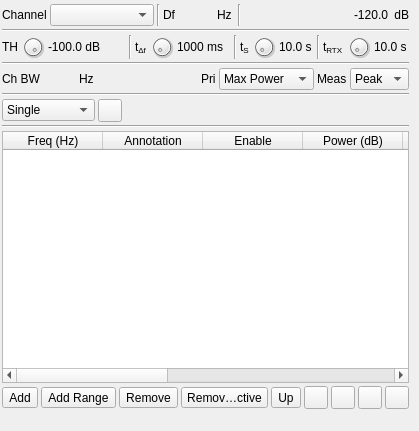
<?xml version="1.0" encoding="UTF-8"?>
<ui version="4.0">
 <class>FreqScannerGUI</class>
 <widget class="RollupContents" name="FreqScannerGUI">
  <property name="geometry">
   <rect>
    <x>0</x>
    <y>0</y>
    <width>419</width>
    <height>431</height>
   </rect>
  </property>
  <property name="sizePolicy">
   <sizepolicy hsizetype="Expanding" vsizetype="Expanding">
    <horstretch>0</horstretch>
    <verstretch>0</verstretch>
   </sizepolicy>
  </property>
  <property name="minimumSize">
   <size>
    <width>400</width>
    <height>0</height>
   </size>
  </property>
  <property name="font">
   <font>
    <family>Liberation Sans</family>
    <pointsize>9</pointsize>
   </font>
  </property>
  <property name="focusPolicy">
   <enum>Qt::FocusPolicy::StrongFocus</enum>
  </property>
  <property name="windowTitle">
   <string>Frequency Scanner</string>
  </property>
  <widget class="QWidget" name="settingsContainer" native="true">
   <property name="geometry">
    <rect>
     <x>0</x>
     <y>0</y>
     <width>411</width>
     <height>411</height>
    </rect>
   </property>
   <property name="sizePolicy">
    <sizepolicy hsizetype="Preferred" vsizetype="Expanding">
     <horstretch>0</horstretch>
     <verstretch>0</verstretch>
    </sizepolicy>
   </property>
   <property name="minimumSize">
    <size>
     <width>350</width>
     <height>0</height>
    </size>
   </property>
   <property name="windowTitle">
    <string>Settings</string>
   </property>
   <layout class="QVBoxLayout" name="verticalLayout">
    <property name="spacing">
     <number>3</number>
    </property>
    <property name="leftMargin">
     <number>2</number>
    </property>
    <property name="topMargin">
     <number>2</number>
    </property>
    <property name="rightMargin">
     <number>2</number>
    </property>
    <property name="bottomMargin">
     <number>2</number>
    </property>
    <item>
     <layout class="QHBoxLayout" name="powLayout">
      <property name="topMargin">
       <number>2</number>
      </property>
      <item>
       <widget class="QLabel" name="channelsLabel">
        <property name="text">
         <string>Channel</string>
        </property>
       </widget>
      </item>
      <item>
       <widget class="QComboBox" name="channels">
        <property name="sizePolicy">
         <sizepolicy hsizetype="Expanding" vsizetype="Fixed">
          <horstretch>0</horstretch>
          <verstretch>0</verstretch>
         </sizepolicy>
        </property>
        <property name="toolTip">
         <string>Channel to tune</string>
        </property>
       </widget>
      </item>
      <item>
       <widget class="Line" name="line_6">
        <property name="orientation">
         <enum>Qt::Orientation::Vertical</enum>
        </property>
       </widget>
      </item>
      <item>
       <widget class="QLabel" name="deltaFrequencyLabel">
        <property name="minimumSize">
         <size>
          <width>16</width>
          <height>0</height>
         </size>
        </property>
        <property name="text">
         <string>Df</string>
        </property>
       </widget>
      </item>
      <item>
       <widget class="ValueDialZ" name="deltaFrequency" native="true">
        <property name="sizePolicy">
         <sizepolicy hsizetype="Maximum" vsizetype="Maximum">
          <horstretch>0</horstretch>
          <verstretch>0</verstretch>
         </sizepolicy>
        </property>
        <property name="minimumSize">
         <size>
          <width>32</width>
          <height>16</height>
         </size>
        </property>
        <property name="font">
         <font>
          <family>Liberation Mono</family>
          <pointsize>12</pointsize>
         </font>
        </property>
        <property name="cursor">
         <cursorShape>PointingHandCursor</cursorShape>
        </property>
        <property name="focusPolicy">
         <enum>Qt::FocusPolicy::StrongFocus</enum>
        </property>
        <property name="toolTip">
         <string>Minimum demod shift frequency from center in Hz</string>
        </property>
       </widget>
      </item>
      <item>
       <widget class="QLabel" name="deltaUnits">
        <property name="text">
         <string>Hz </string>
        </property>
       </widget>
      </item>
      <item>
       <widget class="Line" name="line">
        <property name="orientation">
         <enum>Qt::Orientation::Vertical</enum>
        </property>
       </widget>
      </item>
      <item>
       <spacer name="horizontalSpacer">
        <property name="orientation">
         <enum>Qt::Orientation::Horizontal</enum>
        </property>
        <property name="sizeHint" stdset="0">
         <size>
          <width>40</width>
          <height>20</height>
         </size>
        </property>
       </spacer>
      </item>
      <item>
       <layout class="QHBoxLayout" name="channelPowerLayout">
        <item>
         <widget class="QLabel" name="channelPower">
          <property name="minimumSize">
           <size>
            <width>40</width>
            <height>0</height>
           </size>
          </property>
          <property name="toolTip">
           <string>Active frequency power </string>
          </property>
          <property name="layoutDirection">
           <enum>Qt::LayoutDirection::RightToLeft</enum>
          </property>
          <property name="text">
           <string>-120.0</string>
          </property>
          <property name="alignment">
           <set>Qt::AlignmentFlag::AlignRight|Qt::AlignmentFlag::AlignTrailing|Qt::AlignmentFlag::AlignVCenter</set>
          </property>
         </widget>
        </item>
        <item>
         <widget class="QLabel" name="channelPowerUnits">
          <property name="text">
           <string> dB</string>
          </property>
         </widget>
        </item>
       </layout>
      </item>
     </layout>
    </item>
    <item>
     <widget class="Line" name="line_7">
      <property name="orientation">
       <enum>Qt::Orientation::Horizontal</enum>
      </property>
     </widget>
    </item>
    <item>
     <layout class="QHBoxLayout" name="powerLayout">
      <item>
       <widget class="QLabel" name="threshLabel">
        <property name="text">
         <string>TH</string>
        </property>
       </widget>
      </item>
      <item>
       <widget class="QDial" name="thresh">
        <property name="maximumSize">
         <size>
          <width>24</width>
          <height>24</height>
         </size>
        </property>
        <property name="toolTip">
         <string>Power threshold in dB</string>
        </property>
        <property name="minimum">
         <number>-1200</number>
        </property>
        <property name="maximum">
         <number>0</number>
        </property>
        <property name="pageStep">
         <number>1</number>
        </property>
       </widget>
      </item>
      <item>
       <widget class="QLabel" name="threshText">
        <property name="minimumSize">
         <size>
          <width>55</width>
          <height>0</height>
         </size>
        </property>
        <property name="text">
         <string>-100.0 dB</string>
        </property>
       </widget>
      </item>
      <item>
       <spacer name="horizontalSpacer_3">
        <property name="orientation">
         <enum>Qt::Orientation::Horizontal</enum>
        </property>
        <property name="sizeHint" stdset="0">
         <size>
          <width>40</width>
          <height>20</height>
         </size>
        </property>
       </spacer>
      </item>
      <item>
       <widget class="Line" name="line_4">
        <property name="orientation">
         <enum>Qt::Orientation::Vertical</enum>
        </property>
       </widget>
      </item>
      <item>
       <widget class="QLabel" name="tuneTimeLabel">
        <property name="text">
         <string>t&lt;sub&gt;Δf&lt;/sub&gt;</string>
        </property>
       </widget>
      </item>
      <item>
       <widget class="QDial" name="tuneTime">
        <property name="maximumSize">
         <size>
          <width>24</width>
          <height>24</height>
         </size>
        </property>
        <property name="toolTip">
         <string>Time in milliseconds to wait before starting measurement after changing frequency</string>
        </property>
        <property name="minimum">
         <number>0</number>
        </property>
        <property name="maximum">
         <number>1000</number>
        </property>
        <property name="pageStep">
         <number>1</number>
        </property>
       </widget>
      </item>
      <item>
       <widget class="QLabel" name="tuneTimeText">
        <property name="minimumSize">
         <size>
          <width>54</width>
          <height>0</height>
         </size>
        </property>
        <property name="text">
         <string>1000 ms</string>
        </property>
       </widget>
      </item>
      <item>
       <widget class="Line" name="line_3">
        <property name="orientation">
         <enum>Qt::Orientation::Vertical</enum>
        </property>
       </widget>
      </item>
      <item>
       <widget class="QLabel" name="scanTimeLabel">
        <property name="text">
         <string>t&lt;sub&gt;S&lt;/sub&gt;</string>
        </property>
       </widget>
      </item>
      <item>
       <widget class="QDial" name="scanTime">
        <property name="maximumSize">
         <size>
          <width>24</width>
          <height>24</height>
         </size>
        </property>
        <property name="toolTip">
         <string>Scan power measurement time in seconds</string>
        </property>
        <property name="minimum">
         <number>1</number>
        </property>
        <property name="maximum">
         <number>100</number>
        </property>
        <property name="pageStep">
         <number>1</number>
        </property>
       </widget>
      </item>
      <item>
       <widget class="QLabel" name="scanTimeText">
        <property name="minimumSize">
         <size>
          <width>35</width>
          <height>0</height>
         </size>
        </property>
        <property name="text">
         <string>10.0 s</string>
        </property>
       </widget>
      </item>
      <item>
       <widget class="Line" name="line_2">
        <property name="orientation">
         <enum>Qt::Orientation::Vertical</enum>
        </property>
       </widget>
      </item>
      <item>
       <widget class="QLabel" name="retransmitTimeLabel">
        <property name="text">
         <string>t&lt;sub&gt;RTX&lt;/sub&gt;</string>
        </property>
       </widget>
      </item>
      <item>
       <widget class="QDial" name="retransmitTime">
        <property name="maximumSize">
         <size>
          <width>24</width>
          <height>24</height>
         </size>
        </property>
        <property name="toolTip">
         <string>Time in seconds to wait for frequency to become active again, before restarting scan</string>
        </property>
        <property name="minimum">
         <number>0</number>
        </property>
        <property name="maximum">
         <number>100</number>
        </property>
        <property name="pageStep">
         <number>1</number>
        </property>
       </widget>
      </item>
      <item>
       <widget class="QLabel" name="retransmitTimeText">
        <property name="minimumSize">
         <size>
          <width>35</width>
          <height>0</height>
         </size>
        </property>
        <property name="text">
         <string>10.0 s</string>
        </property>
       </widget>
      </item>
     </layout>
    </item>
    <item>
     <widget class="Line" name="line_5">
      <property name="orientation">
       <enum>Qt::Orientation::Horizontal</enum>
      </property>
     </widget>
    </item>
    <item>
     <layout class="QHBoxLayout" name="phySettingsLayout">
      <item>
       <widget class="QLabel" name="rfBWLabel">
        <property name="text">
         <string>Ch BW</string>
        </property>
       </widget>
      </item>
      <item>
       <widget class="ValueDialZ" name="channelBandwidth" native="true">
        <property name="sizePolicy">
         <sizepolicy hsizetype="Maximum" vsizetype="Maximum">
          <horstretch>0</horstretch>
          <verstretch>0</verstretch>
         </sizepolicy>
        </property>
        <property name="minimumSize">
         <size>
          <width>32</width>
          <height>16</height>
         </size>
        </property>
        <property name="font">
         <font>
          <family>Liberation Mono</family>
          <pointsize>12</pointsize>
         </font>
        </property>
        <property name="cursor">
         <cursorShape>PointingHandCursor</cursorShape>
        </property>
        <property name="focusPolicy">
         <enum>Qt::FocusPolicy::StrongFocus</enum>
        </property>
        <property name="toolTip">
         <string>Channel bandwidth</string>
        </property>
       </widget>
      </item>
      <item>
       <widget class="QLabel" name="rfBWUnits">
        <property name="text">
         <string>Hz</string>
        </property>
       </widget>
      </item>
      <item>
       <spacer name="horizontalSpacer_4">
        <property name="orientation">
         <enum>Qt::Orientation::Horizontal</enum>
        </property>
        <property name="sizeHint" stdset="0">
         <size>
          <width>40</width>
          <height>20</height>
         </size>
        </property>
       </spacer>
      </item>
      <item>
       <widget class="QLabel" name="priorityLabel">
        <property name="text">
         <string>Pri</string>
        </property>
       </widget>
      </item>
      <item>
       <widget class="QComboBox" name="priority">
        <property name="minimumSize">
         <size>
          <width>85</width>
          <height>0</height>
         </size>
        </property>
        <property name="toolTip">
         <string>Prioritisation. Select frequency with highest power or first in table.</string>
        </property>
        <item>
         <property name="text">
          <string>Max Power</string>
         </property>
        </item>
        <item>
         <property name="text">
          <string>Table Order</string>
         </property>
        </item>
       </widget>
      </item>
      <item>
       <widget class="QLabel" name="measurementLabel">
        <property name="text">
         <string>Meas</string>
        </property>
       </widget>
      </item>
      <item>
       <widget class="QComboBox" name="measurement">
        <property name="toolTip">
         <string>Whether the power measurement is the peak power within the channel or total channel power</string>
        </property>
        <item>
         <property name="text">
          <string>Peak</string>
         </property>
        </item>
        <item>
         <property name="text">
          <string>Total</string>
         </property>
        </item>
       </widget>
      </item>
     </layout>
    </item>
    <item>
     <widget class="Line" name="filterLine">
      <property name="orientation">
       <enum>Qt::Orientation::Horizontal</enum>
      </property>
     </widget>
    </item>
    <item>
     <layout class="QHBoxLayout" name="toolbarLayout">
      <item>
       <widget class="QComboBox" name="mode">
        <property name="minimumSize">
         <size>
          <width>90</width>
          <height>0</height>
         </size>
        </property>
        <property name="toolTip">
         <string>Run mode</string>
        </property>
        <property name="currentIndex">
         <number>0</number>
        </property>
        <item>
         <property name="text">
          <string>Single</string>
         </property>
        </item>
        <item>
         <property name="text">
          <string>Continuous</string>
         </property>
        </item>
        <item>
         <property name="text">
          <string>Scan-only</string>
         </property>
        </item>
        <item>
         <property name="text">
          <string>Multiplex</string>
         </property>
        </item>
       </widget>
      </item>
      <item>
       <widget class="ButtonSwitch" name="startStop">
        <property name="toolTip">
         <string>Start/stop frequency scanning</string>
        </property>
        <property name="text">
         <string/>
        </property>
        <property name="icon">
         <iconset resource="../../../sdrgui/resources/res.qrc">
          <normaloff>:/play.png</normaloff>
          <normalon>:/stop.png</normalon>:/play.png</iconset>
        </property>
       </widget>
      </item>
      <item>
       <widget class="QLabel" name="status">
        <property name="sizePolicy">
         <sizepolicy hsizetype="Expanding" vsizetype="Preferred">
          <horstretch>0</horstretch>
          <verstretch>0</verstretch>
         </sizepolicy>
        </property>
        <property name="text">
         <string/>
        </property>
       </widget>
      </item>
     </layout>
    </item>
    <item>
     <widget class="Line" name="line_8">
      <property name="orientation">
       <enum>Qt::Orientation::Horizontal</enum>
      </property>
     </widget>
    </item>
    <item>
     <layout class="QVBoxLayout" name="verticalLayout_2">
      <item>
       <widget class="QTableWidget" name="table">
        <column>
         <property name="text">
          <string>Freq (Hz)</string>
         </property>
         <property name="toolTip">
          <string>Center frequency in Hertz of the channel</string>
         </property>
        </column>
        <column>
         <property name="text">
          <string>Annotation</string>
         </property>
        </column>
        <column>
         <property name="text">
          <string>Enable</string>
         </property>
         <property name="toolTip">
          <string>Whether the channel is enabled</string>
         </property>
        </column>
        <column>
         <property name="text">
          <string>Power (dB)</string>
         </property>
         <property name="toolTip">
          <string>Channel power in decibels during the previous scan</string>
         </property>
        </column>
        <column>
         <property name="text">
          <string>Active Count</string>
         </property>
         <property name="toolTip">
          <string>Count of the number of times the channel is active when scanned</string>
         </property>
        </column>
        <column>
         <property name="text">
          <string>Notes</string>
         </property>
         <property name="toolTip">
          <string>User notes about this frequency</string>
         </property>
        </column>
        <column>
         <property name="text">
          <string>Channel</string>
         </property>
         <property name="toolTip">
          <string>Frequency specific channel to tune

Leave blank for common setting</string>
         </property>
        </column>
        <column>
         <property name="text">
          <string>Ch BW (Hz)</string>
         </property>
         <property name="toolTip">
          <string>Frequency specific channel BW

Leave blank to use common setting</string>
         </property>
        </column>
        <column>
         <property name="text">
          <string>TH (dB)</string>
         </property>
         <property name="toolTip">
          <string>Frequency specific threshold in dB

Leave blank to use common setting</string>
         </property>
        </column>
        <column>
         <property name="text">
          <string>Sq (dB)</string>
         </property>
         <property name="toolTip">
          <string>Frequency specific squelch in dB

Leave blank for no adjustment</string>
         </property>
        </column>
       </widget>
      </item>
      <item>
       <layout class="QHBoxLayout" name="horizontalLayout">
        <item>
         <widget class="QToolButton" name="addSingle">
          <property name="toolTip">
           <string>Add a single frequency</string>
          </property>
          <property name="text">
           <string>Add</string>
          </property>
         </widget>
        </item>
        <item>
         <widget class="QToolButton" name="addRange">
          <property name="toolTip">
           <string>Add a range of frequencies</string>
          </property>
          <property name="text">
           <string>Add Range</string>
          </property>
         </widget>
        </item>
        <item>
         <widget class="QToolButton" name="remove">
          <property name="toolTip">
           <string>Remove selected items</string>
          </property>
          <property name="text">
           <string>Remove</string>
          </property>
         </widget>
        </item>
        <item>
         <widget class="QToolButton" name="removeInactive">
          <property name="toolTip">
           <string>Remove rows with Active Count of 0</string>
          </property>
          <property name="text">
           <string>Remove Inactive</string>
          </property>
         </widget>
        </item>
        <item>
         <widget class="QToolButton" name="up">
          <property name="toolTip">
           <string>Move selected rows up</string>
          </property>
          <property name="text">
           <string>Up</string>
          </property>
          <property name="icon">
           <iconset resource="../../../sdrgui/resources/res.qrc">
            <normaloff>:/arrow_up.png</normaloff>:/arrow_up.png</iconset>
          </property>
         </widget>
        </item>
        <item>
         <widget class="QToolButton" name="down">
          <property name="toolTip">
           <string>Move selected rows down</string>
          </property>
          <property name="text">
           <string/>
          </property>
          <property name="icon">
           <iconset resource="../../../sdrgui/resources/res.qrc">
            <normaloff>:/arrow_down.png</normaloff>:/arrow_down.png</iconset>
          </property>
         </widget>
        </item>
        <item>
         <widget class="QToolButton" name="importFreqs">
          <property name="toolTip">
           <string>Import frequencies from .csv file</string>
          </property>
          <property name="text">
           <string/>
          </property>
          <property name="icon">
           <iconset resource="../../../sdrgui/resources/res.qrc">
            <normaloff>:/import.png</normaloff>:/import.png</iconset>
          </property>
         </widget>
        </item>
        <item>
         <widget class="QToolButton" name="exportFreqs">
          <property name="toolTip">
           <string>Export frequencies from .csv file</string>
          </property>
          <property name="text">
           <string/>
          </property>
          <property name="icon">
           <iconset resource="../../../sdrgui/resources/res.qrc">
            <normaloff>:/export.png</normaloff>:/export.png</iconset>
          </property>
         </widget>
        </item>
        <item>
         <spacer name="horizontalSpacer_2">
          <property name="orientation">
           <enum>Qt::Orientation::Horizontal</enum>
          </property>
          <property name="sizeHint" stdset="0">
           <size>
            <width>40</width>
            <height>20</height>
           </size>
          </property>
         </spacer>
        </item>
        <item>
         <widget class="QToolButton" name="clearActiveCount">
          <property name="toolTip">
           <string>Clear Active Count in all rows</string>
          </property>
          <property name="text">
           <string/>
          </property>
          <property name="icon">
           <iconset resource="../../../sdrgui/resources/res.qrc">
            <normaloff>:/bin.png</normaloff>:/bin.png</iconset>
          </property>
         </widget>
        </item>
       </layout>
      </item>
     </layout>
    </item>
   </layout>
  </widget>
 </widget>
 <customwidgets>
  <customwidget>
   <class>ButtonSwitch</class>
   <extends>QToolButton</extends>
   <header>gui/buttonswitch.h</header>
  </customwidget>
  <customwidget>
   <class>ValueDialZ</class>
   <extends>QWidget</extends>
   <header>gui/valuedialz.h</header>
   <container>1</container>
  </customwidget>
  <customwidget>
   <class>RollupContents</class>
   <extends>QWidget</extends>
   <header>gui/rollupcontents.h</header>
   <container>1</container>
  </customwidget>
 </customwidgets>
 <tabstops>
  <tabstop>deltaFrequency</tabstop>
 </tabstops>
 <resources>
  <include location="../../../sdrgui/resources/res.qrc"/>
 </resources>
 <connections/>
</ui>
